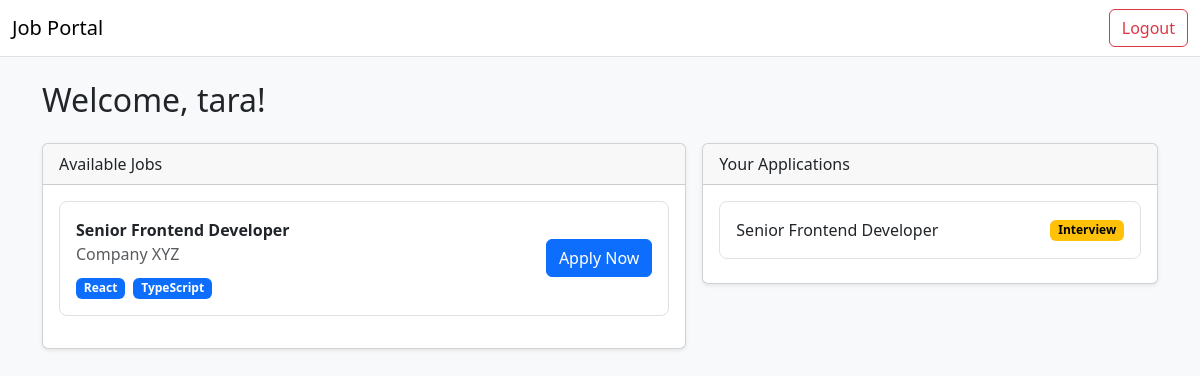
Page /candidate (signed in) on the committed database.
### app.py (models this page shows, shortened)
class Candidate(db.Model):
    id = db.Column(db.Integer, primary_key=True)
    username = db.Column(db.String(80), unique=True, nullable=False)
    password_hash = db.Column(db.String(200), nullable=False)
    name = db.Column(db.String(120))
    email = db.Column(db.String(120))
    phone = db.Column(db.String(30))

class Job(db.Model):
    id = db.Column(db.Integer, primary_key=True)
    title = db.Column(db.String(200), nullable=False)
    company = db.Column(db.String(200), nullable=False)
    tags = db.Column(db.String(200), default='')
    description = db.Column(db.Text, default='')  # JD text

class Application(db.Model):
    id = db.Column(db.Integer, primary_key=True)
    candidate_id = db.Column(db.Integer, db.ForeignKey('candidate.id'), nullable=False)
    job_id = db.Column(db.Integer, db.ForeignKey('job.id'), nullable=False)
    status = db.Column(db.String(50), default='New')
    created_at = db.Column(db.DateTime, default=datetime.utcnow)
    resume_filename = db.Column(db.String(255))
    ats_score = db.Column(db.Integer, default=None)  # cached ATS score vs job description
    candidate = db.relationship('Candidate', backref=db.backref('applications', lazy=True))
    job = db.relationship('Job', backref=db.backref('applications', lazy=True))

### app.py (the view)
@app.route('/candidate')
def candidate_dashboard():
    guard = require_candidate()
    if guard:
        return guard
    user = Candidate.query.get(session['candidate_id'])
    jobs = Job.query.all()
    my_apps = Application.query.filter_by(candidate_id=user.id).order_by(Application.created_at.desc()).all()
    return render_template('candidate_dashboard.html', user=user, jobs=jobs, my_apps=my_apps)

### app.py (called while the page is built)
def require_candidate():
    if 'candidate_id' not in session:
        return redirect(url_for('login_candidate'))
    return None

### templates/candidate_dashboard.html (shortened to what this page needs)
<!doctype html>
<html>
  <head>
    <link href="https://cdn.jsdelivr.net/npm/bootstrap@5.3.3/dist/css/bootstrap.min.css" rel="stylesheet" />
  </head>
  <body class="bg-light">
    <nav class="navbar navbar-light bg-white border-bottom">
      <div class="container-fluid">
        <span class="navbar-brand">Job Portal</span>
        <a class="btn btn-outline-danger" href="{{ url_for('logout') }}">Logout</a>
      </div>
    </nav>
    <div class="container py-4">
      <h2 class="mb-4">Welcome, {{ user.name or user.username }}!</h2>
      <div class="row g-3">
        <div class="col-lg-7">
          <div class="card shadow-sm">
            <div class="card-header">Available Jobs</div>
            <div class="card-body">
              {% for j in jobs %}
              <div class="d-flex justify-content-between align-items-center border rounded-3 p-3 mb-3">
                <div>
                  <div class="fw-semibold">{{ j.title }}</div>
                  <div class="text-muted">{{ j.company }}</div>
                  <div class="mt-2">
                    {% for tag in (j.tags or '').split(',') if tag %}
                      <span class="badge text-bg-primary me-1">{{ tag }}</span>
                    {% endfor %}
                  </div>
                </div>
                <a class="btn btn-primary" href="{{ url_for('apply', job_id=j.id) }}">Apply Now</a>
              </div>
              {% else %}
              <div class="text-muted">No jobs found.</div>
              {% endfor %}
            </div>
          </div>
        </div>
        <div class="col-lg-5">
          <div class="card shadow-sm">
            <div class="card-header">Your Applications</div>
            <div class="card-body">
              {% for a in my_apps %}
              <div class="d-flex justify-content-between align-items-center border rounded-3 p-3 mb-2">
                <div>{{ a.job.title }}</div>
                <span class="badge text-bg-warning">{{ a.status }}</span>
              </div>
              {% else %}
              <div class="text-muted">You haven't applied to any job yet.</div>
              {% endfor %}
            </div>
          </div>
        </div>
      </div>
    </div>
  </body>
  </html>

### rows in the picture
Candidate: name "tara"
Job: title "Senior Frontend Developer", company "Company XYZ", tag "React" "TypeScript"
Application: job "Senior Frontend Developer", status "Interview"
